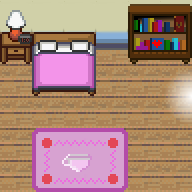

This game map was drawn from its Tiled (.tmx) file and the tilesets committed beside it. A one-line description and the full map source follow:
An orthogonal 6x6 tile map with 32x32 px tiles, 3 tile layers (Calque de Tile 1, Calque 2, Calque 3).

<map version="1.0" tiledversion="1.0.3" orientation="orthogonal" renderorder="right-down" width="6" height="6" tilewidth="32" tileheight="32" nextobjectid="1">
 <tileset firstgid="1" source="tileset.tsx" />
 <layer name="Calque de Tile 1" width="6" height="6">
  <data encoding="csv">
917,917,917,917,917,917,
266,266,266,266,266,266,
266,266,266,266,266,266,
266,266,266,266,266,266,
266,266,266,266,266,266,
266,266,266,266,266,266
</data>
 </layer>
 <layer name="Calque 2" width="6" height="6">
  <data encoding="csv">
978,0,0,0,2305,2306,
1042,2435,2436,981,2369,2370,
0,2499,2500,0,0,0,
0,0,0,0,0,0,
0,2441,2442,2443,0,0,
0,2505,2506,2507,0,0
</data>
 </layer>
 <layer name="Calque 3" width="6" height="6">
  <data encoding="csv">
0,0,0,0,0,0,
0,0,0,0,0,0,
0,0,0,0,0,1426,
0,0,0,0,0,1490,
0,0,0,0,0,0,
0,0,0,0,0,0
</data>
 </layer>
</map>
